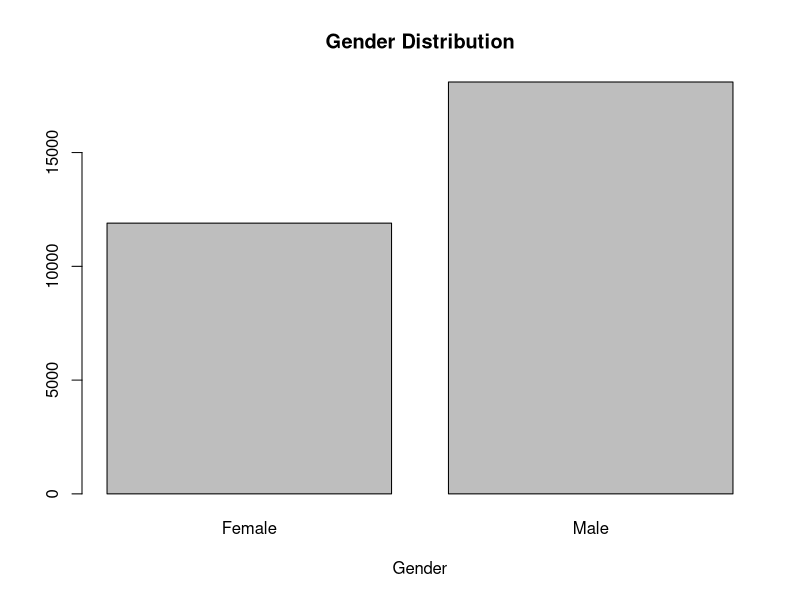
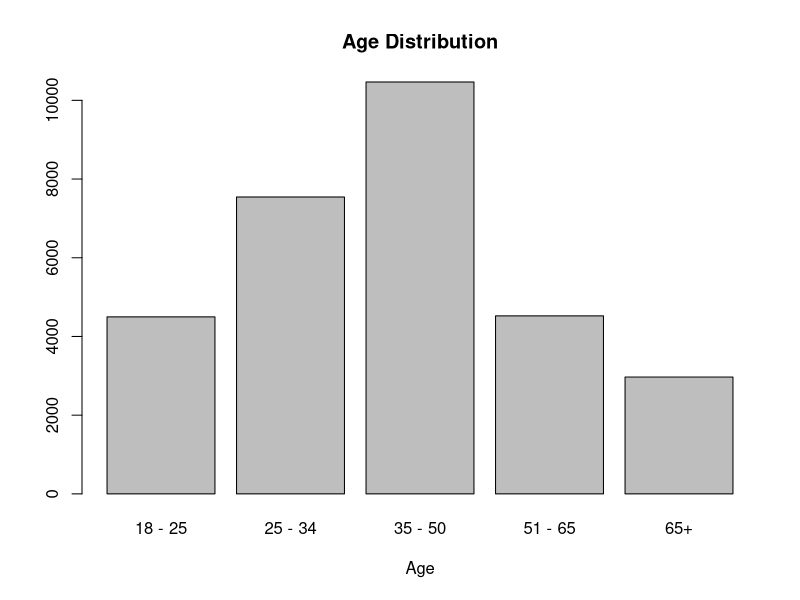
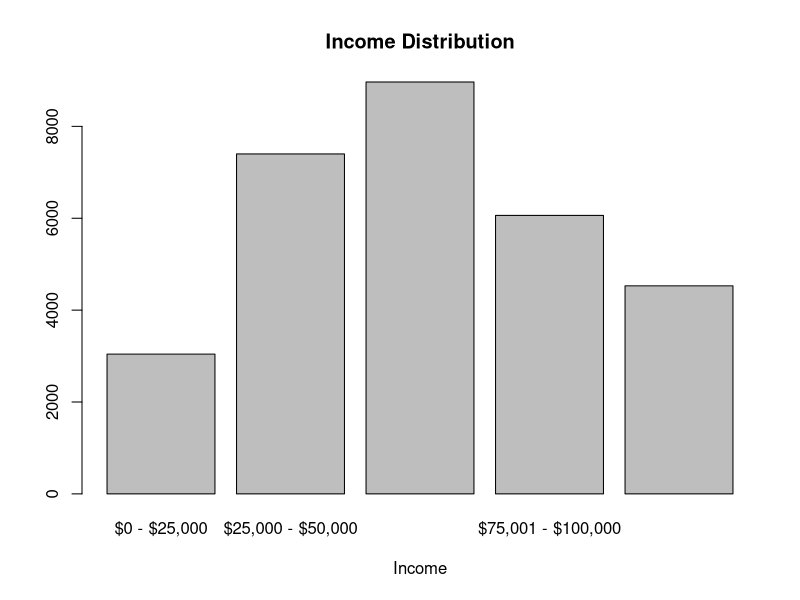
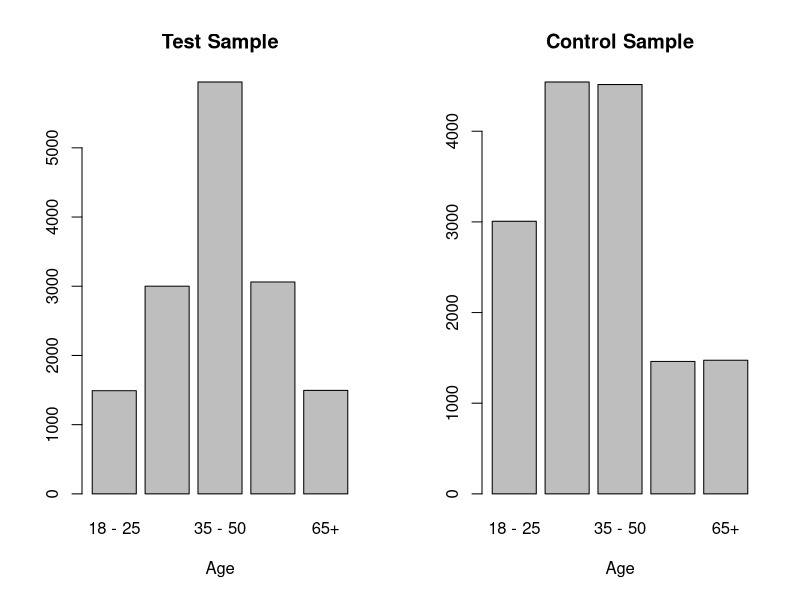
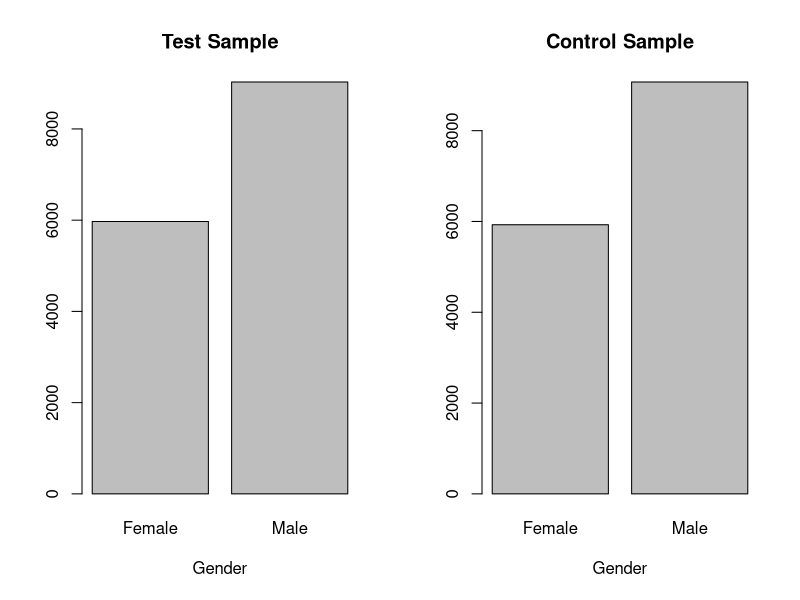
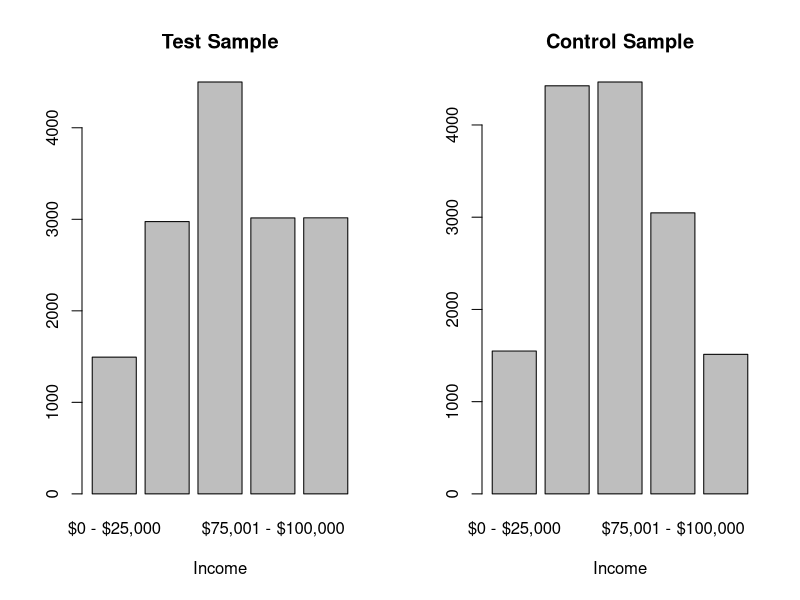

Reproduce these figures in R, in order.
## ---- chunk 1
knitr::opts_chunk$set(echo = TRUE)

library(tidyverse)

data <- read_csv("test_control.csv")
## ---- chunk 2
test_group <- data[grep("Test", data$exposed),]

num_purchased_test <- sum(test_group$purchased)

conversion_rate_test <- num_purchased_test/length(test_group$purchased)

control_group <- data[grep("Control", data$exposed),]

num_purchased_control <- sum(control_group$purchased)

conversion_rate_control <- num_purchased_control/length(control_group$purchased)

## ---- chunk 3
counts <- table(data$gender)

barplot(counts, xlab = "Gender", main = "Gender Distribution")

## ---- chunk 4
counts <- table(data$age)

barplot(counts, xlab = "Age", main = "Age Distribution")
## ---- chunk 5
counts <- table(data$income)

barplot(counts, xlab = "Income", main = "Income Distribution")

## ---- chunk 6
par(mfrow=c(1,2))

test_counts <- table(test_group$age)

barplot(test_counts, xlab = "Age", main = "Test Sample")

control_counts <- table(control_group$age)

barplot(control_counts, xlab = "Age", main = "Control Sample")

## ---- chunk 7
# don't forget to answer the last question in plain text after your code and plots - not as a comment.
par(mfrow=c(1,2))

test_counts <- table(test_group$gender)

barplot(test_counts, xlab = "Gender", main = "Test Sample")

control_counts <- table(control_group$gender)

barplot(control_counts, xlab = "Gender", main = "Control Sample")
## ---- chunk 8
par(mfrow=c(1,2))

test_counts <- table(test_group$income)

barplot(test_counts, xlab = "Income", main = "Test Sample")

control_counts <- table(control_group$income)

barplot(control_counts, xlab = "Income", main = "Control Sample")
## ---- chunk 9

difference_in_conversion_rates <- conversion_rate_test - conversion_rate_control

print(difference_in_conversion_rates)

## ---- chunk 10

compute_confidence_interval <- function(p1, p2, n1, n2, Z){
  confidence_interval <- rep(0, times = 2)
  confidence_interval[1] <- round(p1 - p2 - Z*(sqrt(((p1*(1-p1))/n1)+((p2*(1-p2))/n2))), digits = 5)
  confidence_interval[2] <- round(p1 - p2 + Z*(sqrt(((p1*(1-p1))/n1)+((p2*(1-p2))/n2))), digits = 5)
  
  return(confidence_interval)
}

## ---- chunk 11
confidence_interval <- compute_confidence_interval(conversion_rate_test, conversion_rate_control, length(test_group$purchased), length(control_group$purchased), 2.575)

print(confidence_interval)
## ---- chunk 12
successes <- c(sum(test_group$purchased), sum(control_group$purchased))
n <-c(length(test_group$purchased), length(control_group$purchased))

prop.test(successes, n, conf.level = 0.99)

## ---- chunk 13
#x = x-squared statistic from the output of Q13.
x <- 11.644

pchisq(x, df = 1)

## ---- chunk 14

1-pchisq(x, df = 1)

